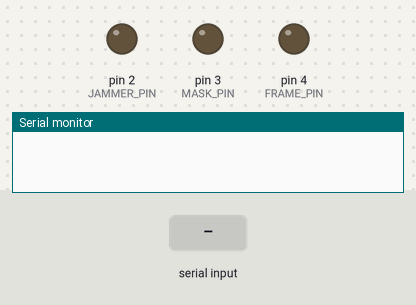
Recording of a sketch running on a simulated Arduino Uno, built with avr-gcc and run on an emulated ATmega328P. On the bench: output pins drawn as LEDs (lit = HIGH), the last lines printed to the serial monitor. The test bench sets the inputs (shaded band).

Above: at 1.2 s.
1.3 s: "0" received over the second serial link
At 2.4 s:
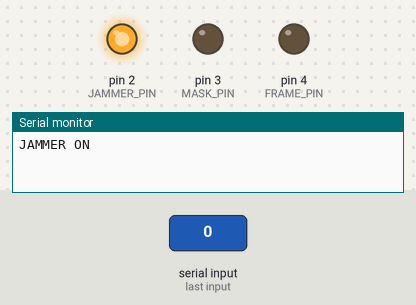
2.8 s: "2" received over the second serial link
At 3.9 s:
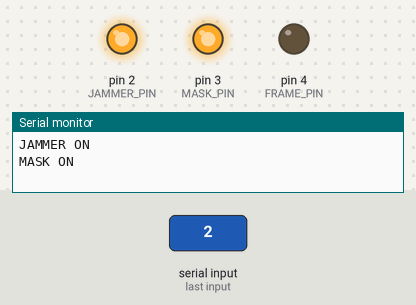
4.3 s: "1" received over the second serial link
At 5.5 s:
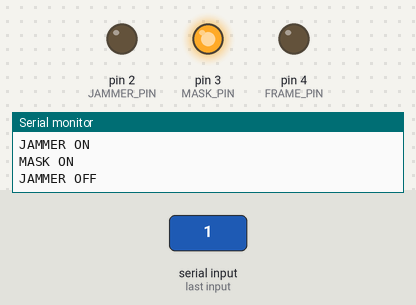
5.8 s: "4" received over the second serial link
At 7.0 s:
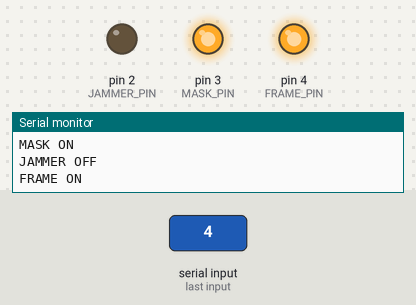
7.3 s: "3" received over the second serial link
At 8.5 s:
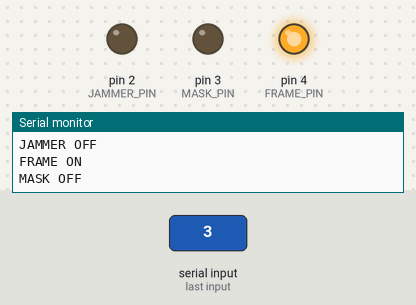
8.8 s: "0" received over the second serial link
At 9.1 s:
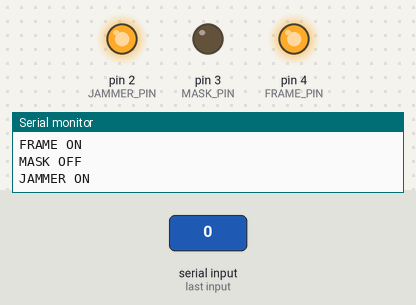
Timing chart, 0 to 11.3 s (numbered marks = the images above; inputs shaded):
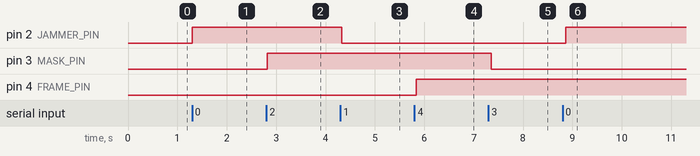

The sketch:

BTJammer.ino
```cpp
#include <SoftwareSerial.h>// import the serial library

SoftwareSerial ChannelHC05(10, 11); // RX, TX

// Relay IN
#define JAMMER_PIN 2
#define MASK_PIN 3
#define FRAME_PIN 4

int BluetoothData;

void setup() {
  // put your setup code here, to run once:
  ChannelHC05.begin(9600);
  ChannelHC05.println(digitalRead(JAMMER_PIN));
  pinMode(JAMMER_PIN,OUTPUT);
  pinMode(MASK_PIN,OUTPUT);
  pinMode(FRAME_PIN,OUTPUT);
  Serial.begin(9600);
}

void loop() {
  // put your main code here, to run repeatedly:
   if (ChannelHC05.available()) {
    BluetoothData=ChannelHC05.read();

    if(BluetoothData=='1'){
      digitalWrite(JAMMER_PIN,0);
      ChannelHC05.println("JAMMER OFF ");
      Serial.println("JAMMER OFF ");
    }

    if(BluetoothData=='0'){
      digitalWrite(JAMMER_PIN,1);
      ChannelHC05.println("JAMMER ON ");
      Serial.println("JAMMER ON ");
    }

    if(BluetoothData=='3'){
      digitalWrite(MASK_PIN,0);
      ChannelHC05.println("MASK OFF ");
      Serial.println("MASK OFF ");
    }

    if(BluetoothData=='2'){
      digitalWrite(MASK_PIN,1);
      ChannelHC05.println("MASK ON ");
      Serial.println("MASK ON ");
    }

    if(BluetoothData=='5'){
      digitalWrite(FRAME_PIN,0);
      ChannelHC05.println("FRAME OFF ");
      Serial.println("FRAME OFF ");
    }

    if(BluetoothData=='4'){
      digitalWrite(FRAME_PIN,1);
      ChannelHC05.println("FRAME ON ");
      Serial.println("FRAME ON ");
    }
  }
delay(100);// prepare for next data ...
}
```

Measured:
- after the input at 1.3 s, pin 2 (JAMMER_PIN): LOW → HIGH at once
- after the input at 2.8 s, pin 3 (MASK_PIN): LOW → HIGH at once
- after the input at 4.3 s, pin 2 (JAMMER_PIN): HIGH → LOW at once
- after the input at 5.8 s, pin 4 (FRAME_PIN): LOW → HIGH at once
- after the input at 7.3 s, pin 3 (MASK_PIN): HIGH → LOW after 0.05 s
- after the input at 8.8 s, pin 2 (JAMMER_PIN): LOW → HIGH after 0.07 s
